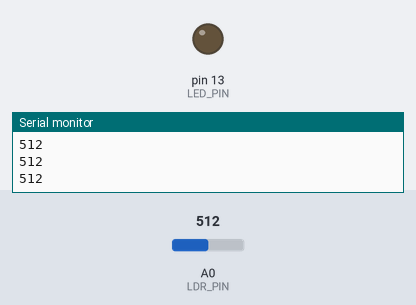
Recording of a sketch running on a simulated Arduino Uno, built with avr-gcc and run on an emulated ATmega328P. On the bench: output pins drawn as LEDs (lit = HIGH), the last lines printed to the serial monitor. The test bench sets the inputs (shaded band); at power-on: A0 (LDR_PIN) = 512.

Above: at 1.2 s.
1.3 s: A0 (LDR_PIN) set to 489
At 1.6 s:
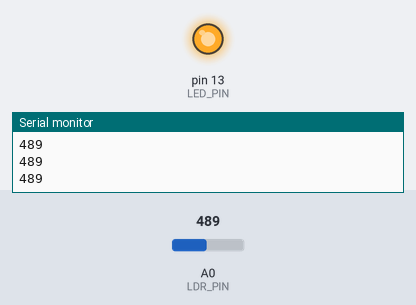
2.8 s: A0 (LDR_PIN) set to 510
At 4.0 s:
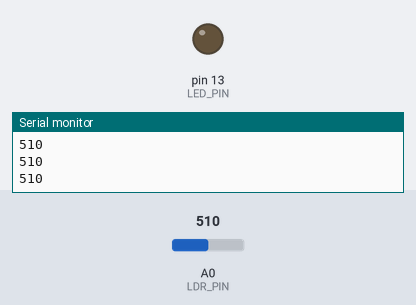
4.3 s: A0 (LDR_PIN) set to 490
At 5.4 s:
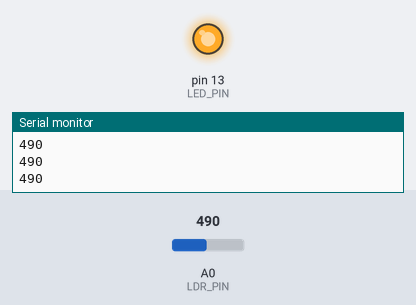
Timing chart, 0 to 7.3 s (numbered marks = the images above; inputs shaded):
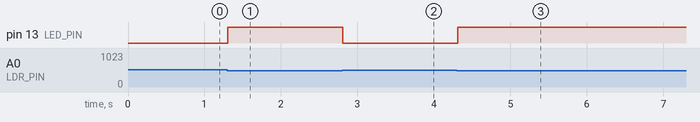

Measured:
- the behaviour switches between 500 and 499 on A0 (LDR_PIN) (found by bisection; images 0 and 1)
- after the input at 1.3 s, pin 13 (LED_PIN): LOW → HIGH at once
- after the input at 2.8 s, pin 13 (LED_PIN): HIGH → LOW at once
- after the input at 4.3 s, pin 13 (LED_PIN): LOW → HIGH at once

The sketch:

light_sensor.ino
```cpp
const int LDR_PIN = A0;
const int LED_PIN = 13;

void setup() {
  pinMode(LED_PIN, OUTPUT);
  Serial.begin(9600);
}

void loop() {
  int lightLevel = analogRead(LDR_PIN);

  Serial.println(lightLevel);

  if (lightLevel < 500) {
    digitalWrite(LED_PIN, HIGH);
  } else {
    digitalWrite(LED_PIN, LOW);
  }

  delay(100);
}
```
